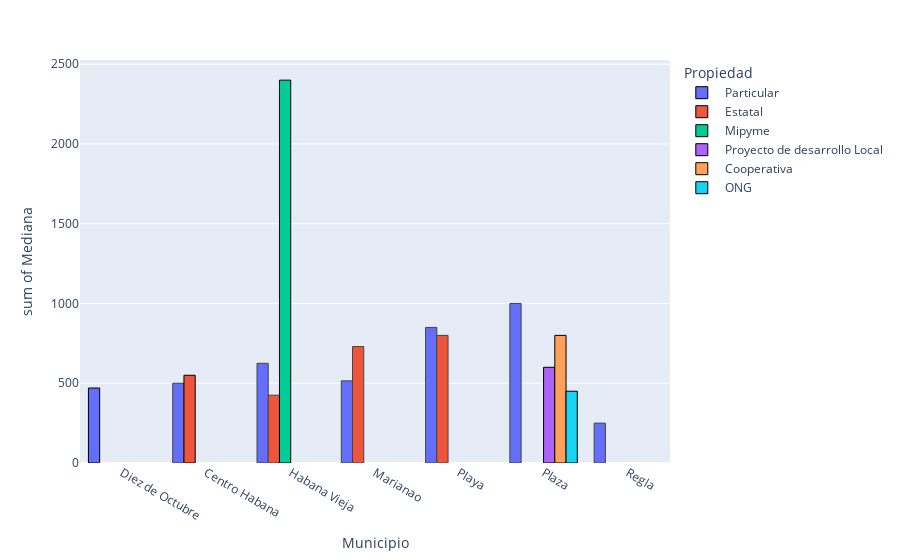

Source (notebook cell):
### Markdown cell above
*Mediana Cuba Libre*

### Code cell
from bibliotheque import media_coctel
mm = media_coctel(data,"Cuba libre")
fig = px.histogram(mm, x = "Municipio", y = "Mediana", color = "Propiedad", barmode="group")
fig.update_traces(marker_line_color =["Black"], marker_line_width = 1)
fig.show()

### Figure 1 — Plotly figure (JSON) as saved in the notebook; plotly's stock layout.template omitted (floating-point values rounded to 4 significant figures)
{"data": [{"alignmentgroup": "True", "bingroup": "x", "histfunc": "sum", "hovertemplate": "Propiedad= Particular<br>Municipio=%{x}<br>sum of Mediana=%{y}<extra></extra>", "legendgroup": " Particular", "marker": {"color": "#636efa", "line": {"color": ["Black"], "width": 1}, "pattern": {"shape": ""}}, "name": " Particular", "offsetgroup": " Particular", "orientation": "v", "showlegend": true, "type": "histogram", "x": ["Diez de Octubre", "Centro Habana", "Habana Vieja", "Marianao", "Playa", "Plaza", "Regla"], "xaxis": "x", "y": [470, 500, 625, 515, 850, 1000, 250], "yaxis": "y"}, {"alignmentgroup": "True", "bingroup": "x", "histfunc": "sum", "hovertemplate": "Propiedad= Estatal<br>Municipio=%{x}<br>sum of Mediana=%{y}<extra></extra>", "legendgroup": " Estatal", "marker": {"color": "#EF553B", "line": {"color": ["Black"], "width": 1}, "pattern": {"shape": ""}}, "name": " Estatal", "offsetgroup": " Estatal", "orientation": "v", "showlegend": true, "type": "histogram", "x": ["Centro Habana", "Habana Vieja", "Marianao", "Playa"], "xaxis": "x", "y": [550, 425, 730, 800], "yaxis": "y"}, {"alignmentgroup": "True", "bingroup": "x", "histfunc": "sum", "hovertemplate": "Propiedad= Mipyme<br>Municipio=%{x}<br>sum of Mediana=%{y}<extra></extra>", "legendgroup": " Mipyme", "marker": {"color": "#00cc96", "line": {"color": ["Black"], "width": 1}, "pattern": {"shape": ""}}, "name": " Mipyme", "offsetgroup": " Mipyme", "orientation": "v", "showlegend": true, "type": "histogram", "x": ["Habana Vieja"], "xaxis": "x", "y": [2400], "yaxis": "y"}, {"alignmentgroup": "True", "bingroup": "x", "histfunc": "sum", "hovertemplate": "Propiedad= Proyecto de desarrollo Local<br>Municipio=%{x}<br>sum of Mediana=%{y}<extra></extra>", "legendgroup": " Proyecto de desarrollo Local", "marker": {"color": "#ab63fa", "line": {"color": ["Black"], "width": 1}, "pattern": {"shape": ""}}, "name": " Proyecto de desarrollo Local", "offsetgroup": " Proyecto de desarrollo Local", "orientation": "v", "showlegend": true, "type": "histogram", "x": ["Plaza"], "xaxis": "x", "y": [600], "yaxis": "y"}, {"alignmentgroup": "True", "bingroup": "x", "histfunc": "sum", "hovertemplate": "Propiedad= Cooperativa<br>Municipio=%{x}<br>sum of Mediana=%{y}<extra></extra>", "legendgroup": " Cooperativa", "marker": {"color": "#FFA15A", "line": {"color": ["Black"], "width": 1}, "pattern": {"shape": ""}}, "name": " Cooperativa", "offsetgroup": " Cooperativa", "orientation": "v", "showlegend": true, "type": "histogram", "x": ["Plaza"], "xaxis": "x", "y": [800], "yaxis": "y"}, {"alignmentgroup": "True", "bingroup": "x", "histfunc": "sum", "hovertemplate": "Propiedad= ONG<br>Municipio=%{x}<br>sum of Mediana=%{y}<extra></extra>", "legendgroup": " ONG", "marker": {"color": "#19d3f3", "line": {"color": ["Black"], "width": 1}, "pattern": {"shape": ""}}, "name": " ONG", "offsetgroup": " ONG", "orientation": "v", "showlegend": true, "type": "histogram", "x": ["Plaza"], "xaxis": "x", "y": [450], "yaxis": "y"}], "layout": {"barmode": "group", "legend": {"title": {"text": "Propiedad"}, "tracegroupgap": 0}, "margin": {"t": 60}, "xaxis": {"anchor": "y", "domain": [0, 1], "title": {"text": "Municipio"}}, "yaxis": {"anchor": "x", "domain": [0, 1], "title": {"text": "sum of Mediana"}}}}
